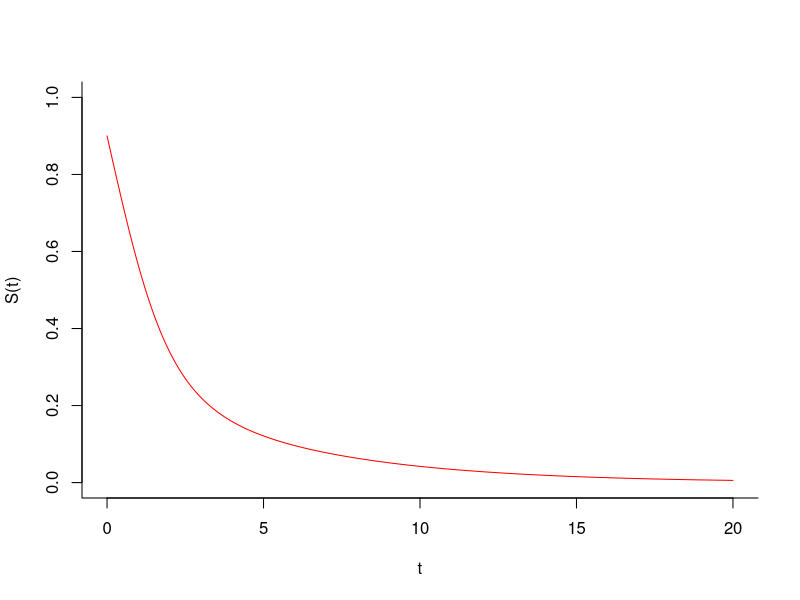
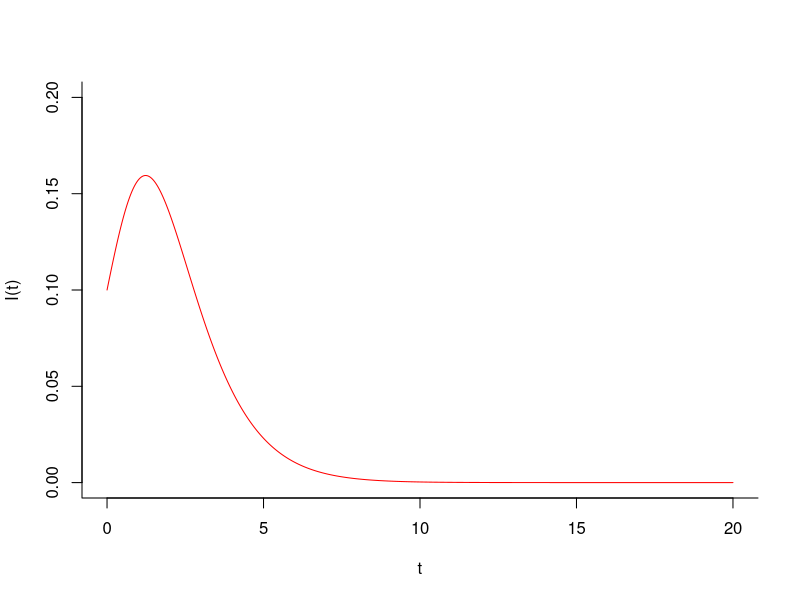
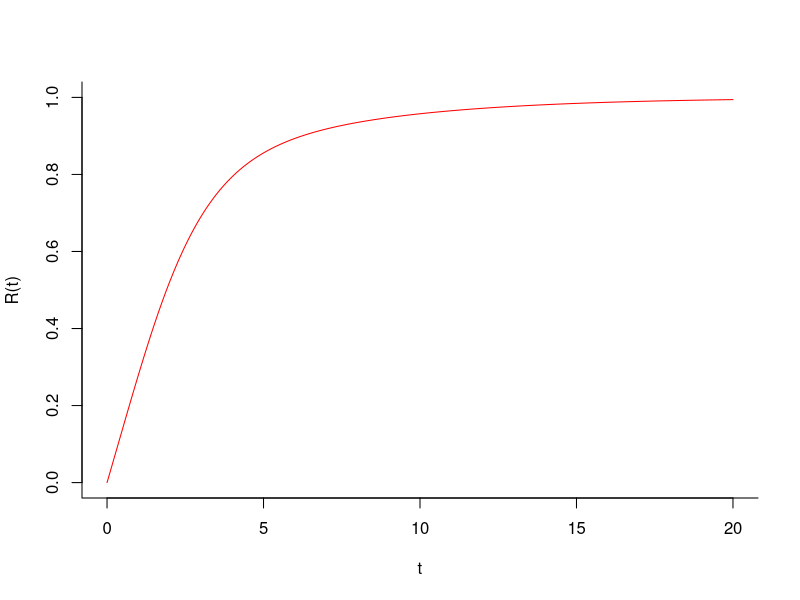
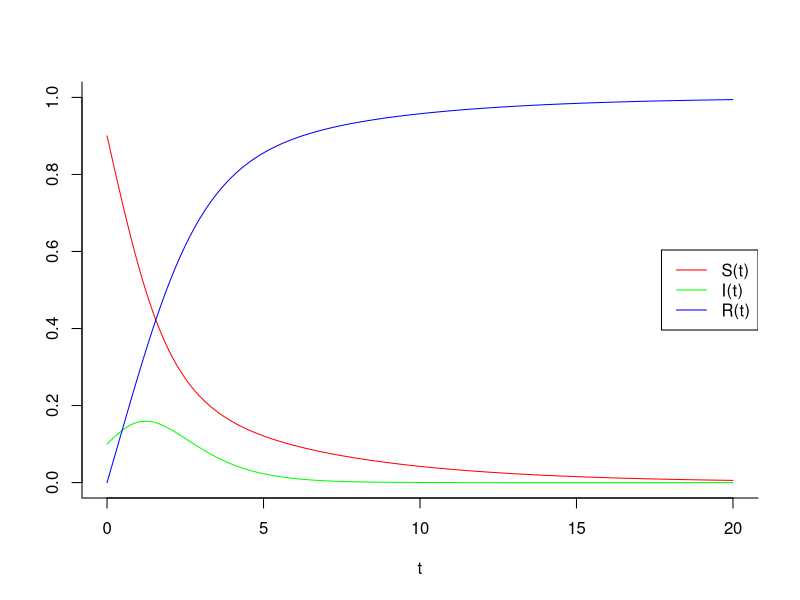
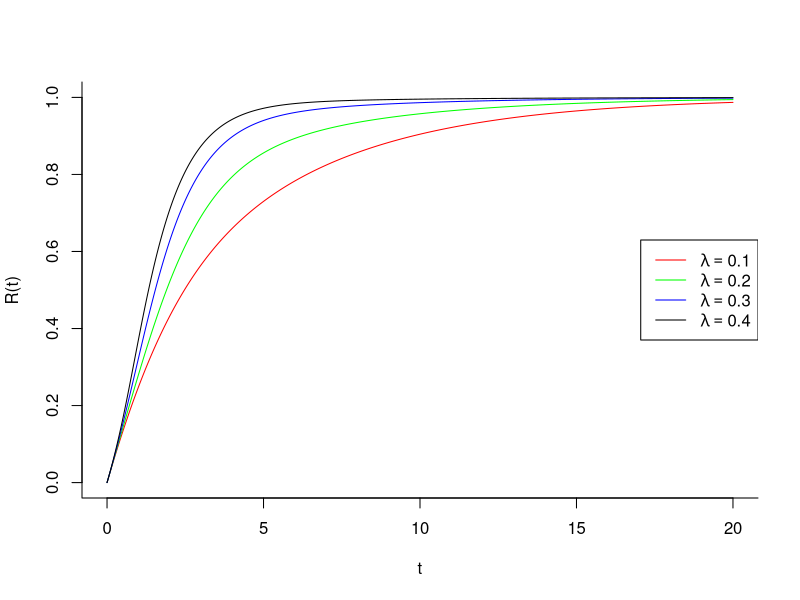
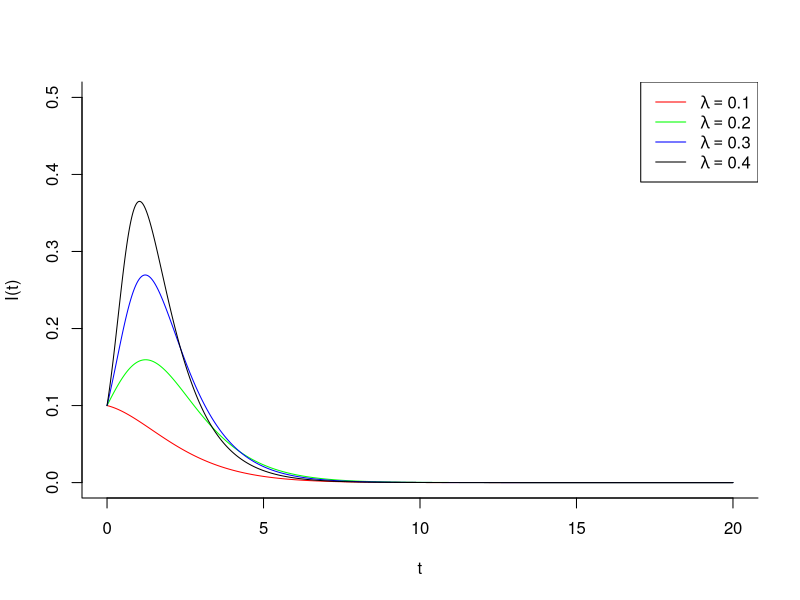
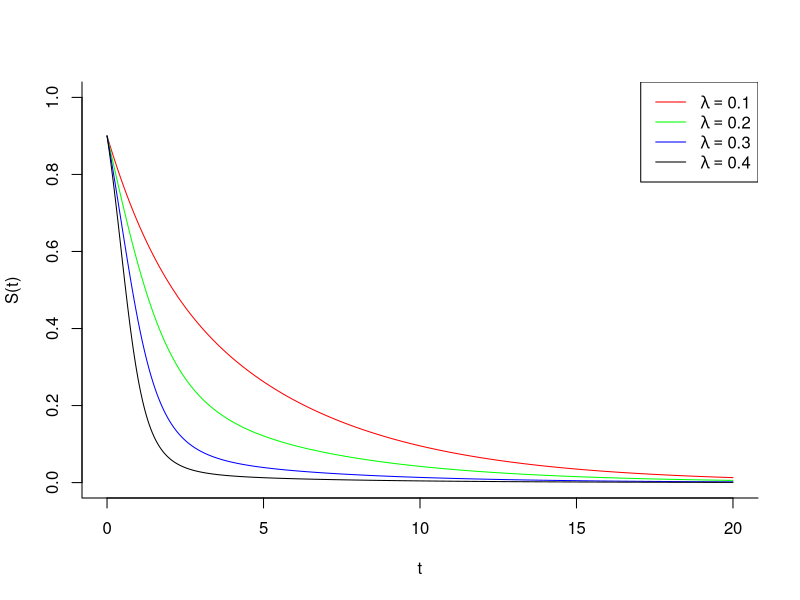
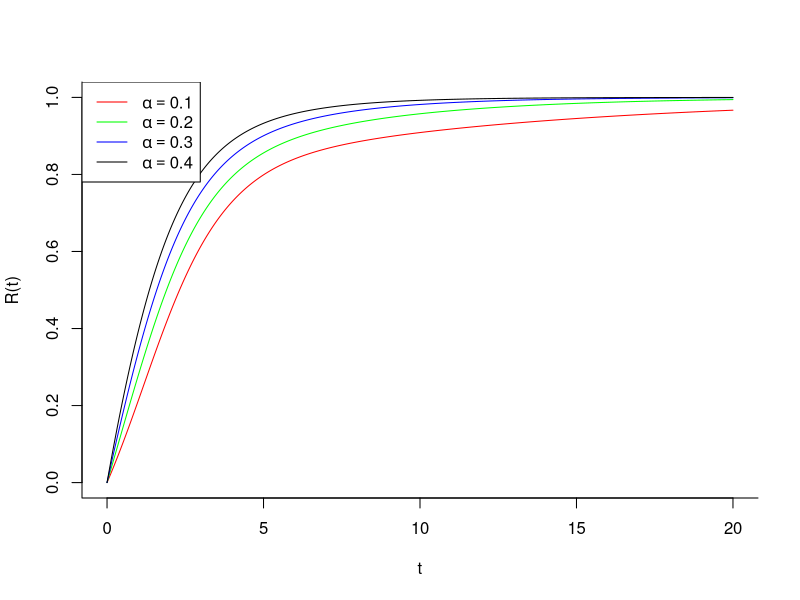

Reproduce these figures in R, in order.
library("deSolve")
library("scatterplot3d")
#WS small-world model
sir=function(t,state,parameters){with (as.list(c(state,parameters)),{
  dS=-lambda*S*I-alpha*S
  dI=lambda*S*I-gama*I
  dR=gama*I+alpha*S
  return(list(c(dS,dI,dR)))
})
}

state=c(S=0.9,I=0.1,R=0)
parameters=c(lambda=2,gama=1,alpha=0.2)
times=seq(0,20,by=0.001)

out=ode(y=state,times=times,func=sir,parms=parameters)
#wsseperate
out1=as.matrix(out)
#find the time corresponding to the peak
timax=out[which.max(out1[,3]),1]
timax
out1[timax*1000,3]

out11=cbind(out1[,1],out1[,2])
out12=cbind(out1[,1],out1[,3])
out13=cbind(out1[,1],out1[,4])

windows(width=2000,height=1500)
plot(out11[,2]~out11[,1],type = "l",bty="l" ,col="red",xlab = "t",ylab ="S(t)",ylim=c(0,1),xlim=c(0,20))
windows(width=2000,height=1500)
plot(out12[,2]~out11[,1],type = "l",bty="l" ,col="red",xlab = "t",ylab ="I(t)",ylim=c(0,0.2),xlim=c(0,20))
windows(width=2000,height=1500)
plot(out13[,2]~out11[,1],type = "l",bty="l" ,col="red",xlab = "t",ylab ="R(t)",ylim=c(0,1),xlim=c(0,20))
#合起来的图
windows(width=2000,height=1500)
text.legend=c("S(t)","I(t)","R(t)")
plot(out11[,2]~out11[,1],type = "l",bty="l" ,col="red",xlab = "t",ylab =NA,ylim=c(0,1),xlim=c(0,20))
lines(out12[,2]~out11[,1], col = "green")
lines(out13[,2]~out11[,1], col = "blue")
legend("right",
       legend=text.legend,
       lty = 1,
       col=c("red","green","blue"))

#change lambda
parameters1=c(lambda=1,gama=1,alpha=0.2)
parameters2=c(lambda=2,gama=1,alpha=0.2)
parameters3=c(lambda=3,gama=1,alpha=0.2)
parameters4=c(lambda=4,gama=1,alpha=0.2)
out21=as.matrix(ode(y=state,times=times,func=sir,parms=parameters1))
timax21=out21[which.max(out21[,3]),1]
timax21
out21[timax21*1000,3]

out22=as.matrix(ode(y=state,times=times,func=sir,parms=parameters2))
timax22=out22[which.max(out22[,3]),1]
timax22
out22[timax22*1000,3]

out23=as.matrix(ode(y=state,times=times,func=sir,parms=parameters3))
timax23=out23[which.max(out23[,3]),1]
timax23
out23[timax23*1000,3]

out24=as.matrix(ode(y=state,times=times,func=sir,parms=parameters4))
timax24=out21[which.max(out24[,3]),1]
timax24
out24[timax24*1000,3]

#rt
windows(width=2000,height=1500)
plot(out21[,4]~out21[,1],type = "l",bty="l" ,col="red",xlab = "t",ylab ="R(t)",ylim=c(0,1),xlim=c(0,20))
lines(out22[,4]~out21[,1], col = "green")
lines(out23[,4]~out21[,1], col = "blue")
lines(out24[,4]~out21[,1], col = "black")
legend("right",
       legend=c(expression(lambda==0.1),expression(lambda==0.2),expression(lambda==0.3),expression(lambda==0.4)),
       lty = 1,
       col=c("red","green","blue","black"))
#it
windows(width=2000,height=1500)
plot(out21[,3]~out21[,1],type = "l",bty="l" ,col="red",xlab = "t",ylab ="I(t)",ylim=c(0,0.5),xlim=c(0,20))
lines(out22[,3]~out21[,1], col = "green")
lines(out23[,3]~out21[,1], col = "blue")
lines(out24[,3]~out21[,1], col = "black")
legend("topright",
       legend=c(expression(lambda==0.1),expression(lambda==0.2),expression(lambda==0.3),expression(lambda==0.4)),
       lty = 1,
       col=c("red","green","blue","black"))
#st
windows(width=2000,height=1500)
plot(out21[,2]~out21[,1],type = "l",bty="l" ,col="red",xlab = "t",ylab ="S(t)",ylim=c(0,1),xlim=c(0,20))
lines(out22[,2]~out21[,1], col = "green")
lines(out23[,2]~out21[,1], col = "blue")
lines(out24[,2]~out21[,1], col = "black")
legend("topright",
       legend=c(expression(lambda==0.1),expression(lambda==0.2),expression(lambda==0.3),expression(lambda==0.4)),
       lty = 1,
       col=c("red","green","blue","black"))

#change alpha
parameters1=c(lambda=2,gama=1,alpha=0.1)
parameters2=c(lambda=2,gama=1,alpha=0.2)
parameters3=c(lambda=2,gama=1,alpha=0.3)
parameters4=c(lambda=2,gama=1,alpha=0.4)
out21=as.matrix(ode(y=state,times=times,func=sir,parms=parameters1))
timax21=out21[which.max(out21[,3]),1]
timax21
out21[timax21*1000,3]

out22=as.matrix(ode(y=state,times=times,func=sir,parms=parameters2))
timax22=out22[which.max(out22[,3]),1]
timax22
out22[timax22*1000,3]

out23=as.matrix(ode(y=state,times=times,func=sir,parms=parameters3))
timax23=out23[which.max(out23[,3]),1]
timax23
out23[timax23*1000,3]

out24=as.matrix(ode(y=state,times=times,func=sir,parms=parameters4))
timax24=out21[which.max(out24[,3]),1]
timax24
out24[timax24*1000,3]
#rt
windows(width=2000,height=1500)
plot(out21[,4]~out21[,1],type = "l",bty="l" ,col="red",xlab = "t",ylab ="R(t)",ylim=c(0,1),xlim=c(0,20))
lines(out22[,4]~out21[,1], col = "green")
lines(out23[,4]~out21[,1], col = "blue")
lines(out24[,4]~out21[,1], col = "black")
legend("topleft",#指定图注的位置，左上，右上，左下，右下
       legend=c(expression(alpha==0.1),expression(alpha==0.2),expression(alpha==0.3),expression(alpha==0.4)),
       lty = 1,
       col=c("red","green","blue","black"))
#it
windows(width=2000,height=1500)
plot(out21[,3]~out21[,1],type = "l",bty="l" ,col="red",xlab = "t",ylab ="I(t)",ylim=c(0,0.2),xlim=c(0,20))
lines(out22[,3]~out21[,1], col = "green")
lines(out23[,3]~out21[,1], col = "blue")
lines(out24[,3]~out21[,1], col = "black")
legend("topright",#指定图注的位置，左上，右上，左下，右下
       legend=c(expression(alpha==0.1),expression(alpha==0.2),expression(alpha==0.3),expression(alpha==0.4)),
       lty = 1,
       col=c("red","green","blue","black"))
#st
windows(width=2000,height=1500)
plot(out21[,2]~out21[,1],type = "l",bty="l" ,col="red",xlab = "t",ylab ="S(t)",ylim=c(0,1),xlim=c(0,20))
lines(out22[,2]~out21[,1], col = "green")
lines(out23[,2]~out21[,1], col = "blue")
lines(out24[,2]~out21[,1], col = "black")
legend("topright",#指定图注的位置，左上，右上，左下，右下
       legend=c(expression(alpha==0.1),expression(alpha==0.2),expression(alpha==0.3),expression(alpha==0.4)),
       lty = 1,
       col=c("red","green","blue","black"))
